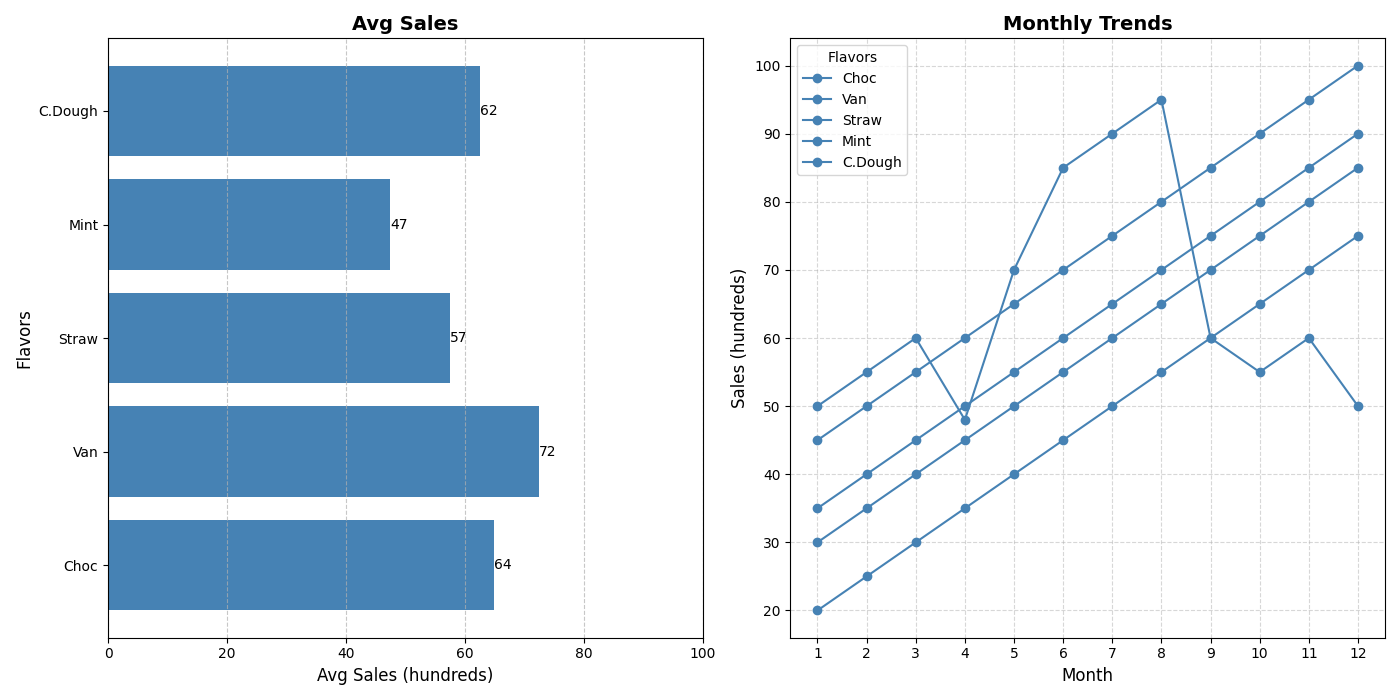

Write Python code to recreate this figure.
import matplotlib.pyplot as plt
import numpy as np

# Ice cream flavors
flavors = ['Choc', 'Van', 'Straw', 'Mint', 'C.Dough']

# Monthly sales data for each flavor
chocolate_sales = [50, 55, 60, 48, 70, 85, 90, 95, 60, 55, 60, 50]
vanilla_sales = [45, 50, 55, 60, 65, 70, 75, 80, 85, 90, 95, 100]
strawberry_sales = [30, 35, 40, 45, 50, 55, 60, 65, 70, 75, 80, 85]
mint_sales = [20, 25, 30, 35, 40, 45, 50, 55, 60, 65, 70, 75]
cookie_dough_sales = [35, 40, 45, 50, 55, 60, 65, 70, 75, 80, 85, 90]

monthly_sales = np.array([chocolate_sales, vanilla_sales, strawberry_sales, mint_sales, cookie_dough_sales])

average_sales = np.mean(monthly_sales, axis=1)

fig, axs = plt.subplots(1, 2, figsize=(14, 7))

# Apply a single color for all data groups
single_color = '#4682B4'

# Horizontal bar plot for average monthly sales
bars = axs[0].barh(flavors, average_sales, color=single_color)
axs[0].set_title('Avg Sales', fontsize=14, fontweight='bold')
axs[0].set_xlabel('Avg Sales (hundreds)', fontsize=12)
axs[0].set_ylabel('Flavors', fontsize=12)
axs[0].grid(axis='x', linestyle='--', alpha=0.7)
axs[0].set_xlim(0, 100)

# Adding data labels
for bar in bars:
    width = bar.get_width()
    axs[0].text(width, bar.get_y() + bar.get_height() / 2.0, f'{int(width)}', va='center', ha='left')

# Line plot for monthly sales trends
months = np.arange(1, 13)
for sales in monthly_sales:
    axs[1].plot(months, sales, marker='o', color=single_color)

axs[1].set_title('Monthly Trends', fontsize=14, fontweight='bold')
axs[1].set_xlabel('Month', fontsize=12)
axs[1].set_ylabel('Sales (hundreds)', fontsize=12)
axs[1].set_xticks(months)
axs[1].legend(title='Flavors', labels=flavors, fontsize=10)
axs[1].grid(True, linestyle='--', alpha=0.5)

plt.tight_layout()
plt.show()
